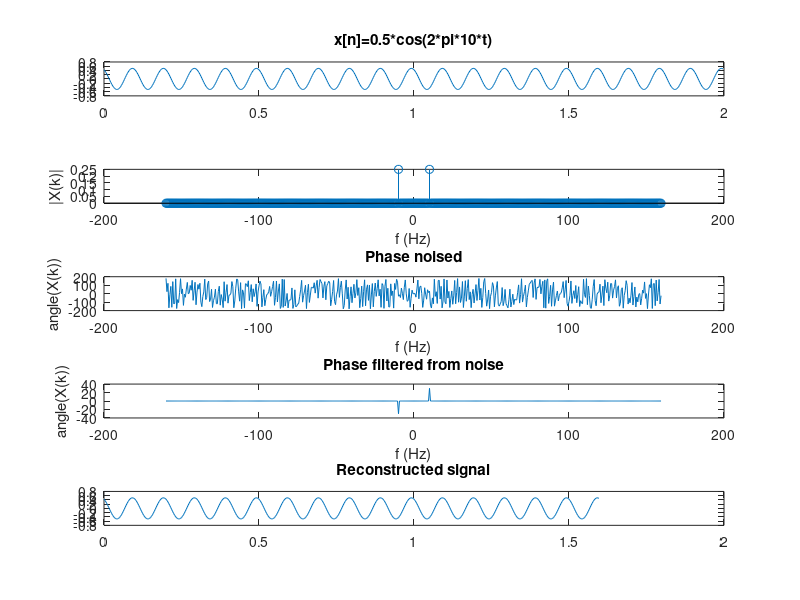

Source code (MATLAB):
A = 0.5; %amplitude of the cosine wave
fc=10;%frequency of the cosine wave
phase=30; %desired phase shift of the cosine in degrees
fs=32*fc;%sampling frequency with oversampling factor 32
t=0:1/fs:2-1/fs;%2 seconds duration
 
phi = phase*pi/180; %convert phase shift in degrees in radians
x=A*cos(2*pi*fc*t+phi);%time domain signal with phase shift
 
figure;subplot(5,1,1);plot(t,x);hold on; %plot the signal
title('x[n]=0.5*cos(2*pi*10*t)');

N=2^(nextpow2(length(t))-1);
X = 1/N*fftshift(fft(x,N));

df=fs/N; %frequency resolution
sampleIndex = -N/2:N/2-1; %ordered index for FFT plot
f=sampleIndex*df; %x-axis index converted to ordered frequencies
subplot(5,1,2);stem(f,abs(X));hold on; %magnitudes vs frequencies
xlabel('f (Hz)'); ylabel('|X(k)|');


phase=atan2(imag(X),real(X))*180/pi; %phase information
subplot(5,1,3);plot(f,phase); %phase vs frequencies
xlabel('f (Hz)'); ylabel('angle(X(k))');
title('Phase noised');



X2=X;%store the FFT results in another array
%detect noise (very small numbers (eps)) and ignore them
 
threshold = max(abs(X))/10000; %tolerance threshold
X2(abs(X)<threshold) = 0; %maskout values that are below the threshold
phase=atan2(imag(X2),real(X2))*180/pi; %phase information
subplot(5,1,4);plot(f,phase);
xlabel('f (Hz)'); ylabel('angle(X(k))');
title('Phase filtered from noise');

x_recon = N*ifft(ifftshift(X),N); %reconstructed signal
t = [0:1:length(x_recon)-1]/fs; %recompute time index 
subplot(5,1,5);plot(t,x_recon);
title('Reconstructed signal');